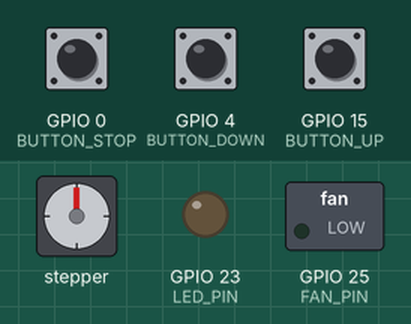
Bench run of a sketch on a simulated ESP32. Parts: stepper motor, switched loads named in the sketch (green lamp = pin HIGH), output pins drawn as LEDs (lit = HIGH). Wiring (inferred from the names in the program): stepper motor driver (200 steps per turn assumed): step GPIO 12; direction GPIO 14; enable GPIO 13. Dashed ring = blinking. The test bench sets the inputs (shaded band); at power-on: GPIO 0 (BUTTON_STOP) HIGH, GPIO 4 (BUTTON_DOWN) HIGH, GPIO 15 (BUTTON_UP) HIGH. WiFi joins after 1.5 s; servers stay silent unless stated; pins used as bus, display or sensor lines are not drawn.

Above: at 2.7 s.
2.8 s: GPIO 0 (BUTTON_STOP) pulled LOW for 0.15 s
At 3.4 s:
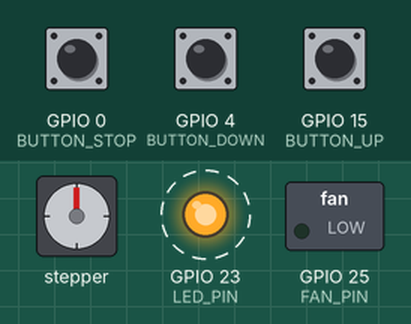
Timing chart, 0 to 11.9 s (numbered marks = the images above; inputs shaded):
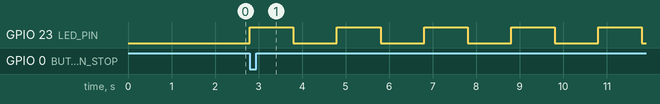

Measured:
- after the input at 2.8 s, GPIO 23 (LED_PIN): alternates HIGH for 1.0 s and LOW for 1.0 s, starting at once

The sketch:

Stepper_OS.ino
```cpp
#include <WiFi.h>
#include <WiFiClient.h>

// Eqn = 60000 (ms/min) / RPM / (200 (full step per rev) * microsteps per full step) / 2 (high edge triggers)
#define MS_DELAY 1.875

#define STEP_PIN 12
#define EN_PIN 13
#define DIR_PIN 14
#define LED_PIN 23
#define FAN_PIN 25

#define BUTTON_UP 15
#define BUTTON_DOWN 4
#define BUTTON_STOP 0

// Button state
int motorState = 0; // 0 = rest, 1 = up, 2 = down
bool halt = false;

// WiFi params
IPAddress ip(192, 168, 1, 70);
IPAddress gateway(192, 168, 1, 1);
IPAddress subnet(255, 255, 0, 0);
const char* ssid     = "<wifi ssid>";
const char* password = "<password>";
WiFiServer server(7000);

// This will probably be useful later
// unsigned long timeout = millis();

void buttonUp() {
  if (digitalRead(BUTTON_UP) == LOW) {
    motorState = 1;
  } else {
    motorState = 0;
  }
}

void buttonDown() {
  if (digitalRead(BUTTON_DOWN) == LOW) {
    motorState = 2;
  } else {
    motorState = 0;
  }
}

void stopPressed() {
  digitalWrite(EN_PIN, HIGH);
  motorState = 0;
  halt = true;
}

void setupGPIO() {
  pinMode(STEP_PIN, OUTPUT);
  pinMode(EN_PIN, OUTPUT);
  pinMode(DIR_PIN, OUTPUT);
  pinMode(LED_PIN, OUTPUT);
  pinMode(FAN_PIN, OUTPUT);

  digitalWrite(EN_PIN, HIGH);
  digitalWrite(FAN_PIN, LOW);
}

void setupInterrupts() {
  pinMode(BUTTON_UP, INPUT_PULLUP);
  attachInterrupt(digitalPinToInterrupt(BUTTON_UP), buttonUp, CHANGE);  // attach interrupt handler

  pinMode(BUTTON_DOWN, INPUT_PULLUP);
  attachInterrupt(digitalPinToInterrupt(BUTTON_DOWN), buttonDown, CHANGE);  // attach interrupt handler

  pinMode(BUTTON_STOP, INPUT_PULLUP);
  attachInterrupt(digitalPinToInterrupt(BUTTON_STOP), stopPressed, CHANGE);  // attach interrupt handler
}

void setupWiFi() {
  WiFi.useStaticBuffers(true);
  WiFi.setAutoReconnect(true);
  if (!WiFi.config(ip, gateway, subnet)) {
    errorLoop(500);
  }
  WiFi.begin(ssid, password);
  while (WiFi.status() != WL_CONNECTED) {
    delay(500);
  }
  server.begin();
}

void setup() {
  setupGPIO();
  setupInterrupts();
  setupWiFi();
}

void errorLoop(float ms) {
  while (1) {
    digitalWrite(LED_PIN, HIGH);
    delay(ms);
    digitalWrite(LED_PIN, LOW);
    delay(ms);
  }
}

void checkHalt() {
  if (halt) {
    errorLoop(1000);
  }
}

void runMotor() {
  checkHalt();

  bool go = false;
  if (motorState == 1) {
    digitalWrite(DIR_PIN, HIGH);
    go = true;
  } else if (motorState == 2) {
    digitalWrite(DIR_PIN, LOW);
    go = true;
  }

  if (go) {
    digitalWrite(EN_PIN, LOW);
    digitalWrite(FAN_PIN, HIGH);
    digitalWrite(STEP_PIN, HIGH);
    delay(MS_DELAY);
    digitalWrite(STEP_PIN, LOW);
    delay(MS_DELAY);
  } else {
    digitalWrite(FAN_PIN, LOW);
    digitalWrite(EN_PIN, HIGH);
  }
}

void handleClientChar(char c) {
  if (c == 'a') {
    motorState = 1;
  } else if (c == 'b') {
    motorState = 0;
  } else if (c == 'c') {
    motorState = 2;
  } else if (c == 'd') {
    stopPressed();
  }
}

void loop() {
  WiFiClient client = server.available();
  if (client) {
    while (client.connected()) {
      if (client.available()) {
        char c = client.read();
        handleClientChar(c);
      }
      runMotor();
    }
    client.stop();
    // if the client disconnects for some reason, stop the motor in case they disconnected in the middle of some commands
    motorState = 0;
  } else {
    runMotor();
  }
}
```
